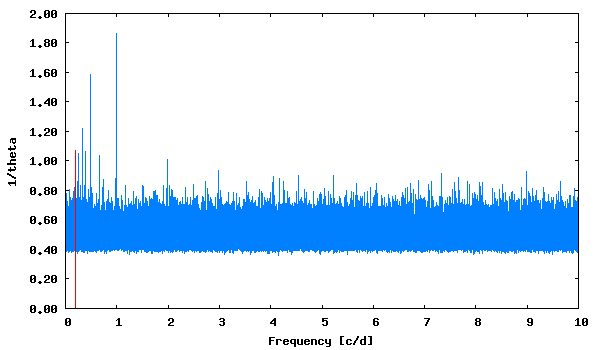

Reproduce this figure in gnuplot.
set term png size 600,350 medium
set colors classic
set output "phase_lc_3.lk.png"
set xlabel "Frequency [c/d]"
set ylabel "1/theta"
set format y "%5.2f"
plot [] "lk.periodogram" using 1:2 with lines linecolor 3 title "", "<echo '0.198392  1.07'" with impulses linecolor 1 title ""
 
